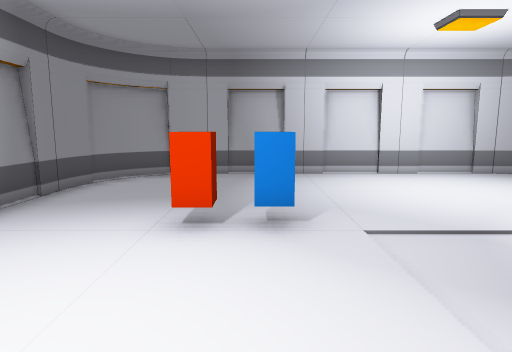
view 1 (above)

12 first-person views from a walk through a scene from a Unity 3-D project. The camera is 1.4 m above the floor, tilts 8° down and sees 75° across. The floor is counted in squares, 1 m on a side. Each view is taken from the middle of a square. On the plan, view 1 faces up. The plan holds only what a view shows up to about 15 squares ahead; the rest is blank. The player character is not drawn. Door leaves are left out, so doorways stand open. Some surface patterns are stand-ins.

view 2
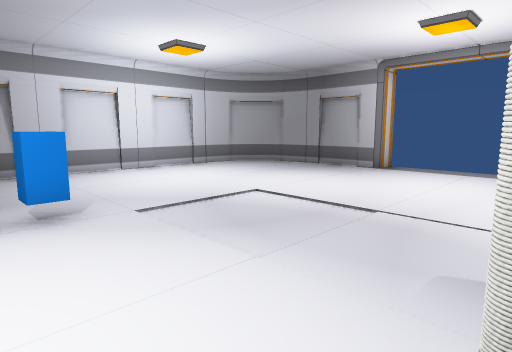

view 3
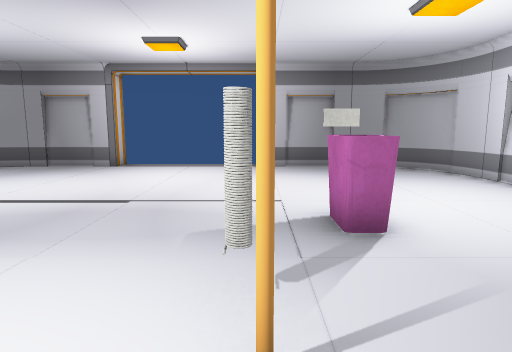

view 4
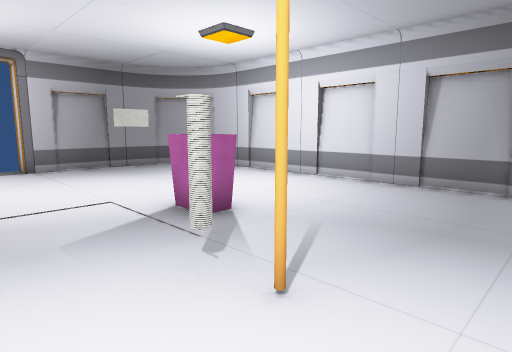

view 5
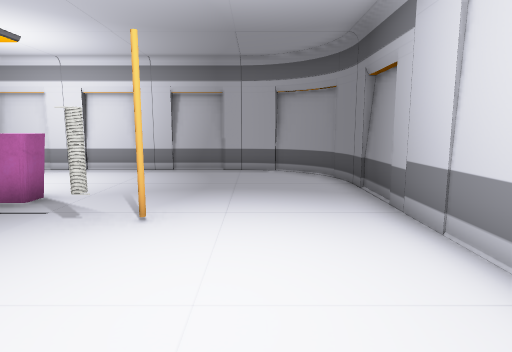

view 6
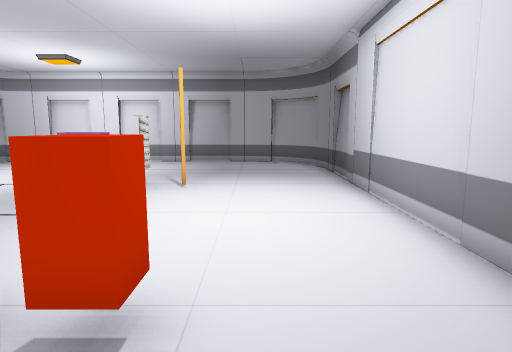

view 7
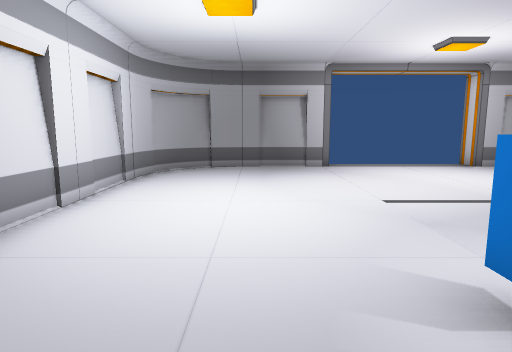

view 8
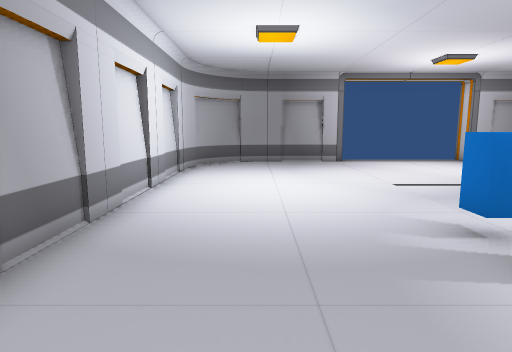

view 9
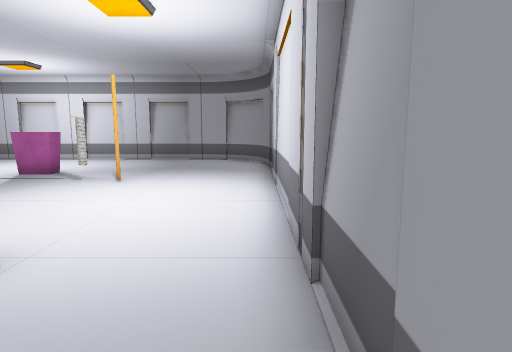

view 10
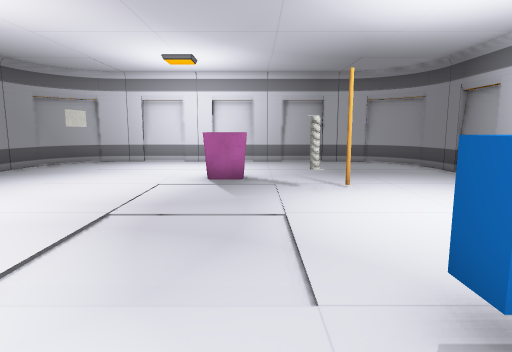

view 11
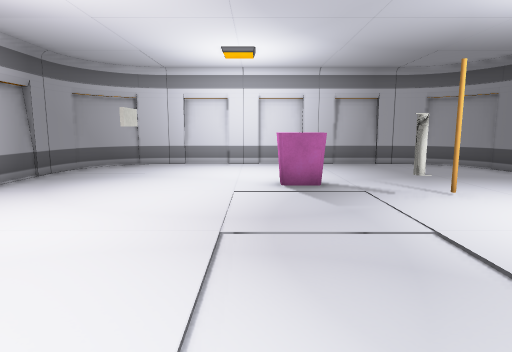

view 12
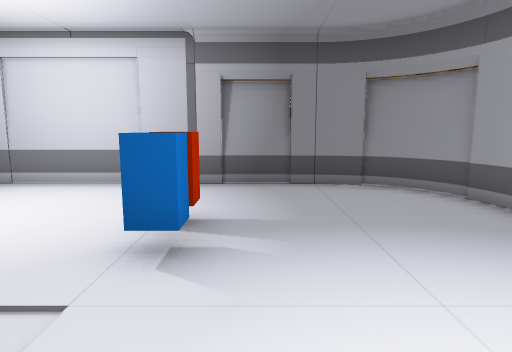

### Floor plan
Points are (right, up) in squares from view 1. A wall is a line through its corners. A room is listed if a view was taken in it or the views show most of it. See-through windows are left out.
Room 1 (views 1, 2, 3, 4, 5, 6, 7, 8, 9, 10, 11, 12)
walls: (7.5, -4) (7.5, -2.9); (10.5, 4.2) (10.5, 8); (-4.5, -2.2) (-4.5, -5); (10.5, 7.8) (10.4, 8.3); (-4.5, 8) (-4.5, -2.1); (10.4, 8.2) (10.2, 8.7); (-4.4, 8.4) (-4.5, 7.9); (-1.9, 10.5) (-2.3, 10.4); (-2.2, 10.4) (-2.7, 10.3); (-4.3, 8.7) (-4.4, 8.2); (8, 10.6) (-2, 10.6); (10.4, 8.7) (10, 9.3) (9.5, 9.9); (8.4, 10.4) (7.9, 10.5); (8.7, 10.2) (8.2, 10.4); (-2.6, 10.4) (-3.2, 10.1); (10.2, 9.1) (9.7, 9.7) (9.1, 10.2); (-4.5, -4.9) (-4.4, -5.4); (9.2, 10.1) (8.6, 10.4); (-3.1, 10.2) (-3.9, 9.6) (-4.4, 8.7); (-3.5, 9.9) (-4, 9.4); (10.5, -5) (10.5, -1.3); (-3.8, 9.7) (-4.2, 9); (-4.4, -5.3) (-4.2, -5.7); (10.4, -5.4) (10.5, -4.8); (10.2, -5.7) (10.4, -5.3); (7.8, -7.5) (8.3, -7.4); (-4.4, -5.7) (-4, -6.3) (-3.3, -7.1) (-2.7, -7.4); (8.2, -7.4) (8.6, -7.3); (-2.3, -7.4) (-1.8, -7.5); (-2, -7.6) (8, -7.6); (-4.2, -6.1) (-3.7, -6.7) (-3.1, -7.2); (-2.8, -7.2) (-2.2, -7.4); (8.6, -7.4) (9.1, -7.1); (9.8, -6.6) (10.2, -6.1); (9.5, -6.9) (10, -6.4) (10.4, -5.6); (9.1, -7.2) (9.6, -6.8)
ways out: open door at (11, 1.5)
objects: other object (-1, 5); other object (0, -1); other object (0, 5); other object (1, -1); other object (2, -3) to (3, -2)

Where each view was taken, in squares from view 1:
view 1: 0 up, 0 right, facing up
view 2: 1 down, 1 left, facing up-right
view 3: 1 down, 2 left, facing right
view 4: 1 up, 2 left, facing down-right
view 5: 4 up, 2 left, facing down
view 6: 7 up, 2 left, facing down
view 7: 7 up, 2 left, facing right
view 8: 8 up, 4 left, facing right
view 9: 8 up, 4 left, facing down
view 10: 7 up, 2 right, facing down
view 11: 6 up, 4 right, facing down
view 12: 6 up, 4 right, facing left
